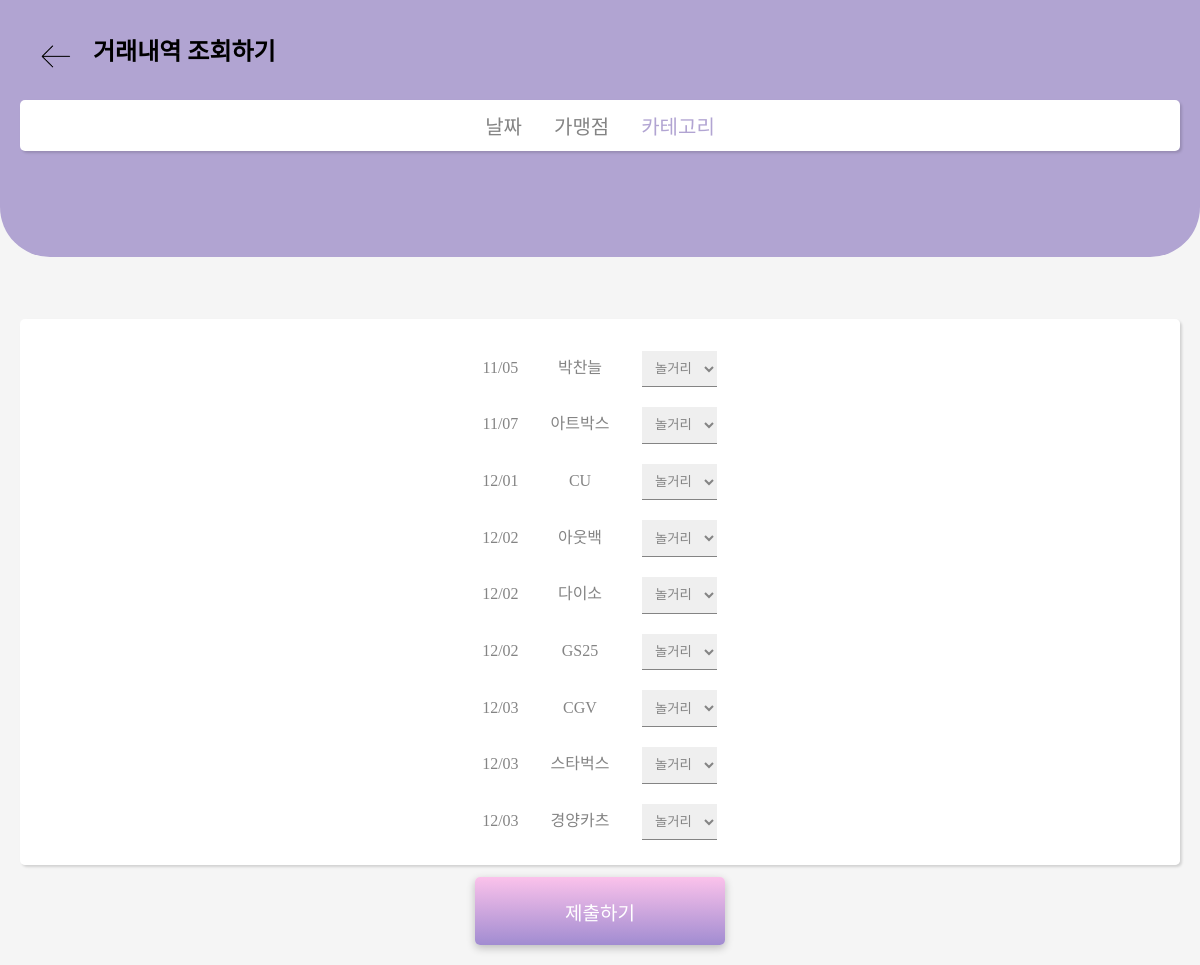
The page /users/1/get_category on the database its author committed.
### app.py (models this page shows)
class TransHistory(db.Model):
	id = db.Column(db.Integer, primary_key=True)
	connCode = db.Column(db.String(15), nullable=True)
	username = db.Column(db.String(100))
	Trdd = db.Column(db.DateTime)
	Usam = db.Column(db.String(100))
	AfstNm = db.Column(db.String(100))
	Category = db.Column(db.String(100), nullable=True)
	CardAthzNo = db.Column(db.String(50))

### app.py (the view)
@app.route('/users/<int:user_id>/get_category')
def getCategory(user_id):
	user = User.query.filter_by(id=user_id).first()
	if not user:
		return abort(404)
	his = TransHistory.query.filter(and_(TransHistory.connCode==user.connCode, \
		TransHistory.username==user.username)).order_by(TransHistory.Trdd).all()
	return render_template('html/setcategory.html', user=user, his=his)

### app.py (called while the page is built)
@app.before_request
def before_request():
    if 'user_id' in session:
        g.user = User.query.filter_by(id=session['user_id']).one()
    else:
        g.user = None

### templates/html/setcategory.html (shortened to what this page needs)
<head>
	<link href="/static/css/setcategory.css" rel="stylesheet">
</head>
<body>
	<div class="checklist-header-container">
		<button class="back-button" type="button" onclick="location.href='/'" ><img class="back-img" src="/static/img/backarrow.png"></button>
		<h2 class="checklist-header">거래내역 조회하기</h2>
	</div>
	<div class="checklist-banner-container">
		<ul class="checklist-banner">
			<li>날짜</li>
			<li>가맹점</li>
			<li><span>카테고리</span></li>
		</ul>
	</div>
	<div class="checklist-container">
		<form method="post" action="/users/{{ user.id }}/get_category">
		{% for list in his %}
		<ul class="checklist">
			<li>{{ list['Trdd'].strftime("%m/%d") }}</li>
			<li>{{ list['AfstNm'] }}</li>
			<li><select class="category" name="{{ list['CardAthzNo'] }}">
					<option 	value="놀거리" selected>놀거리</option>
				</select>
			</li>
		</ul>
		{% endfor %}
   	</div>
	<button class="list-submit-button" type="submit">제출하기</button>
</body>

### static/css/setcategory.css (style rules this page uses)
body { font-family: pb; padding: 0; background-color: whitesmoke; margin: 0; display: flex; }
h2, h3 { margin: 0; padding: 0; }
li { list-style: none; }
ul { margin: 0; padding: 0; }
.checklist-header-container { position: absolute; left: 0; right: 0; background-color: rgb(177,164,210); height: 20%; padding: 2em; border-bottom-left-radius: 50px; border-bottom-right-radius: 50px; }
.checklist-header { display: inline-block; margin-left: -10px; }
.checklist-banner-container { position: absolute; top: 100; left: 20; right: 20; border-radius: 5px; background-color: white; padding: 0.7em 0.5em; text-align: center; box-shadow: rgba(0, 0, 0, 0.15) 1.95px 1.95px 2.6px; }
.checklist-banner li { display: inline-block; font-size: 20px; margin-right: 0.7em; margin-left: 0.7em; color: #848484; }
.checklist-banner li span { color: rgb(177,164,210); }
.checklist-container { text-align: center; position: absolute; left: 20; right: 20; bottom: 100; background-color: white; height: 50%; border-radius: 5px; padding: 2em 1em; overflow-y: scroll; box-shadow: rgba(0, 0, 0, 0.15) 1.95px 1.95px 2.6px; }
.checklist { margin-bottom: 20px; }
.checklist li { display: inline-block; font-size: 16px; margin-right: 0.8em; margin-left: 0.8em; color: #848484; }
.checklist li:nth-child(1) { width: 40px; text-align: center; }
.checklist li:nth-child(2) { width: 60px; text-align: center; }
.checklist li:nth-child(3) { width: 80px; text-align: center; }
.list-submit-button { position: absolute; display: block; bottom: 20; left: 50%; transform: translateX(-50%); height: 7%; width: 250px; font-size: 19px; font-family: pb; border: none; border-radius: 5px; background: linear-gradient(to bottom, #7D7494 0%, #B1A4D2 51%, #D7C7FF 100%); box-shadow: rgba(0, 0, 0, 0.24) 0px 3px 8px; outline: none; cursor: pointer; color: white; background-image: linear-gradient(to top, #a18cd1 0%, #fbc2eb 100%); }
.category { border: none; border-bottom: 1px solid #848484; background-color: whitee; padding: 0.7em; color: #848484; }
.back-button { border: none; background-color: transparent; cursor: pointer; vertical-align: middle; margin-right: 20px; }
.back-img { width: 35px; display: inline-block; }

### rows shown on the page
TransHistory: Trdd "11/05", AfstNm "박찬늘", CardAthzNo "놀거리"
TransHistory: Trdd "11/07", AfstNm "아트박스", CardAthzNo "놀거리"
TransHistory: Trdd "12/01", AfstNm "CU", CardAthzNo "놀거리"
TransHistory: Trdd "12/02", AfstNm "아웃백", CardAthzNo "놀거리"
TransHistory: Trdd "12/02", AfstNm "다이소", CardAthzNo "놀거리"
TransHistory: Trdd "12/02", AfstNm "GS25", CardAthzNo "놀거리"
TransHistory: Trdd "12/03", AfstNm "CGV", CardAthzNo "놀거리"
TransHistory: Trdd "12/03", AfstNm "스타벅스", CardAthzNo "놀거리"
TransHistory: Trdd "12/03", AfstNm "경양카츠", CardAthzNo "놀거리"
